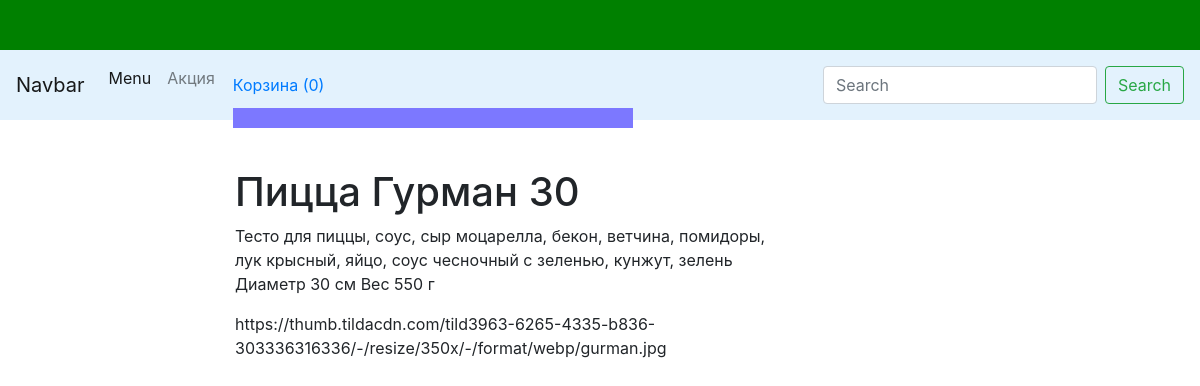
Screenshot of /pizza/pizza/qwqe-1582024098/ with the database file from the repository.
### pizza1/models.py (models this page shows, shortened)
class Post(models.Model):
    title = models.CharField(max_length=150, db_index=True)
    slug = models.SlugField(max_length=150,blank=True, unique=True)
    body = models.TextField(blank=True, db_index=True)
    image = models.ImageField(blank=True,default=None)
    tags = models.ManyToManyField('Tag',blank=True, related_name='pizzas')
    data_pub = models.DateTimeField(auto_now_add=True)
    total_price = models.DecimalField(max_digits=10, decimal_places=2, default=0)
    class Meta:
        ordering = ['-data_pub']

### pizza1/views.py (the view)
# urls.py: path('pizza/<str:slug>/', PostDetail.as_view(), name='pizza_detail_url'),
class PostDetail(ObjectDetailMixin, View):
    model = Post
    template = 'Pizza/pizza_detail.html'

### pizza1/context_processors.py (called while the page is built)
def getting_basket_info(request):
    session_key = request.session.session_key
    if not session_key:
        request.session.cycle_key()
    products_in_basket = ProductInBasket.objects.filter(session_key=session_key, is_active=True)
    products_total_nmb = products_in_basket.count()
    return locals()

### pizza1/utils.py (called while the page is built)
    def get(self,request,slug):
        odj = get_object_or_404(self.model,slug__iexact=slug)
        return render(request, self.template, context={self.model.__name__.lower(): odj, 'admin_object':odj, 'detail':True})

### pizza1/templates/Pizza/pizza_detail.html (shortened to what this page needs)
{% extends 'Pizza/base_index.html' %}
{% block content %}
    <h1 class="md-5">
        {{ post.title }}
    </h1>
    <p>
        {{ post.body }}
    </p>
    <p>
        {{ post.image }}
    </p>
{% endblock %}

### rows the page displays
Post: title "Пицца Гурман 30", body "Тесто для пиццы, соус, сыр моцарелла, бекон, ветчина, помидоры, лук крысный, яйцо, соус чесночный с зеленью, кунжут, зелень Диаметр 30 см Вес 550 г", image "https://thumb.tildacdn.com/tild3963-6265-4335-b836-303336316336/-/resize/350x/-/format/webp/gurman.jpg"
